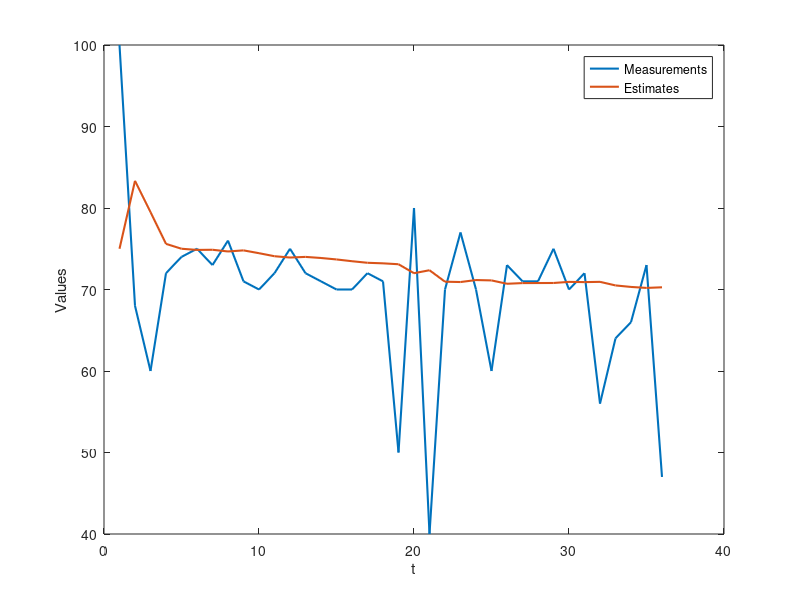

Write the MATLAB code that produced this figure. (Note: this script raises an error after producing the figure.)
clear all;

measurements = [100; 68; 60; 72; 74; 75; 73; 76; 71; 70; 72; 75; 72; 71; 70; 70; 72; 71; 50; 80; 40; 70; 77; 70; 60; 73; 71; 71; 75; 70; 72; 56; 64; 66; 73; 47];
estimates = (1:size(measurements,1));
estimates(1) = 75;                              % initial estimate
errors = (1:size(measurements,1));
errors(1) = 2;
measErr = 4;
kalmanGain = (1:size(measurements,1));

for n = 2:size(measurements,1)
    kalmanGain(n) = errors(n-1) / (errors(n-1) + measErr);   % Calculate kalman gain
    
    estimates(n) = estimates(n-1) + kalmanGain(n)*(measurements(n-1) - estimates(n-1));
    %errors(n) = (measErr * errors(n-1)) / (measErr + errors(n-1));
    errors(n) = (1-kalmanGain(n)) * errors(n-1);
end

plot(measurements, 'LineWidth',1.5);
hold on;
plot(estimates, 'LineWidth', 1.5);
hold on;
%plot(errors);

legend('Measurements','Estimates'); 
xlabel('t'); ylabel('Values');
prettyPlotEx(7,5,'measurement.png');
